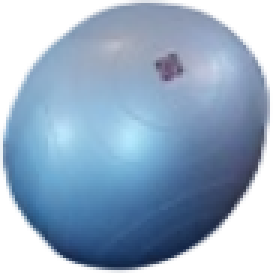
#> input picture preprocess/trigger.png, 91 x 91 px (shown 3 times larger)
$ python try.py
#> lines starting #> are read from the running program, lines starting #| are printed output that depends on the picture
from PIL import Image
import random
from torchvision import transforms
import torchvision.transforms as T

TRIGGER_PATH = './trigger.png'
BACKGROUND_PATH = './f39ee7a3e4c04c6c8fd7b3f494d6504a.png'

def paste_img():
    trigger = Image.open(TRIGGER_PATH)
#> trigger is the input picture: PIL image 91x91 RGBA; mean R, G, B, A 87.5, 111.5, 137.3, 187.7
    rgb_trigger = trigger.convert('RGB')
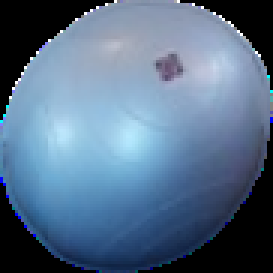
#> rgb_trigger: PIL image 91x91 RGB (shown 3 times larger); mean R, G, B 87.5, 111.5, 137.3
    alpha_trigger = trigger.getchannel('A')
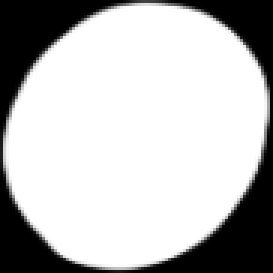
#> alpha_trigger: PIL image 91x91 L (shown 3 times larger); min 0, max 255, mean 187.7
    print(trigger.getpixel((0,0)))
#| (0, 0, 0, 0)
    color_trans = T.ColorJitter(brightness=0.05, contrast=0.05, saturation=0.05, hue=0.0)
    trigger = color_trans(rgb_trigger)
    trigger = Image.merge('RGBA', trigger.split() + (alpha_trigger, ))
    # trigger = Image.new(trigger.mode, trigger.size, "black")
    # trigger = trigger.resize((101,101))
    aug = T.Compose([
        T.Resize(random.randint(75, 95)),
        T.RandomHorizontalFlip(p=0.2),
        T.RandomVerticalFlip(p=0.2),
        T.RandomAffine(degrees=0, translate=(0.0, 0.0), shear=[0.5, 0.5]),
        ])
    trigger = aug(trigger)
    print(trigger.getpixel((0,0)))
    background = Image.open(BACKGROUND_PATH)
    bg_width, bg_height = background.size
    trigger_width, trigger_height = trigger.size
    print(bg_height, bg_width, trigger_width, trigger_height)

    x = random.randint(0, bg_width - trigger_width)
    y = random.randint(0, bg_height - trigger_height)
    # [4 lines of commented-out code are left out]
    position = (x, y)  # Replace x and y with the desired coordinates
    background.paste(trigger, position, trigger)
    background.save('./123.png', format='PNG')


paste_img()
#> (the call stopped at in paste_img, `color_trans = T.ColorJitter(brightness=0.05, contrast=0.05, saturation..`: torchvision is not available in this run)
